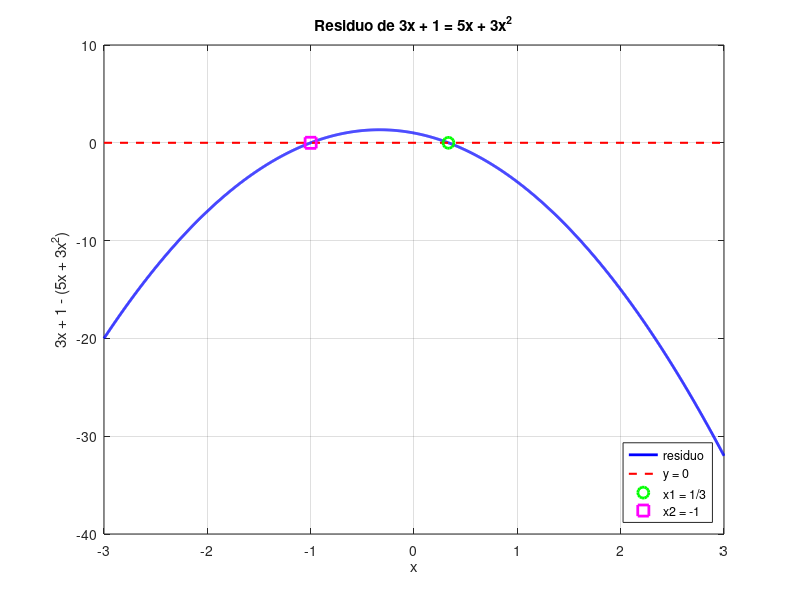

Reproduce this figure in MATLAB.
% 04-ecuacion-segundo-grado.m - Ejercicio 4 de la Guía 1: ecuación de segundo grado.
%
% Problema: "Si al quíntuple de un número se le suma el triple de su cuadrado, se
% obtiene el triple del mismo más 1". Es decir,
%   5x + 3x^2 = 3x + 1
% y hay que armar la ecuación de segundo grado correspondiente y encontrar los
% valores numéricos que cumplen esa condición.
%
% Modelo matemático: llevando todo a un lado,
%   3x^2 + 2x - 1 = 0,      con a = 3, b = 2, c = -1
% Se aplica la fórmula general
%   x1 = (-b + sqrt(b^2 - 4ac)) / (2a)
%   x2 = (-b - sqrt(b^2 - 4ac)) / (2a)
% El discriminante es Delta = b^2 - 4ac = 4 + 12 = 16, que es positivo, así que
% hay dos raíces reales distintas: x1 = 1/3 y x2 = -1.
%
% Verificación: no alcanza con comprobar la ecuación reducida, porque un error
% de signo podría dar por buena una raíz que no la satisface. La condición se
% contrasta sobre la ecuación ORIGINAL, calculando los dos miembros por
% separado: 3x + 1  contra  5x + 3x^2. Los dos miembros tienen que coincidir.
%
% Correcciones respecto de la versión original:
%   - inline y ezplot son legado. Octave 6.4 avisa "inline is obsolete" y en
%     Octave 9 fueron eliminados. Se reemplazan por un function handle @(x) y
%     por fplot.
%   - Se elimina la variable string "y", que quedaba definida y sin usar.
%
% Estructura de la consigna:
%   a) Armar la ecuación de segundo grado a partir del enunciado.
%   b) Calcular las dos raíces.
%   c) Verificarlas sobre la ecuación original y graficar.

clc;

% ----------------------------------------------------------------------
% Datos del problema
% ----------------------------------------------------------------------
% Coeficientes de 3x^2 + 2x - 1 = 0.
a = 3;
b = 2;
c = -1;

% Miembros de la ecuación original, para la verificación.
% Lado izquierdo: "el triple del mismo más 1" es 3x + 1.
% Lado derecho: "el quíntuple más el triple del cuadrado" es 5x + 3x^2.
miembro_izquierdo = @(x) 3 * x + 1;
miembro_derecho = @(x) 5 * x + 3 * x.^2;

% Residuo de la ecuación original, que es lo que se grafica.
residuo = @(x) miembro_izquierdo(x) - miembro_derecho(x);

fprintf('\n========================================================\n');
fprintf('  EJERCICIO 4 - ECUACIÓN DE SEGUNDO GRADO\n');
fprintf('========================================================\n');

% ----------------------------------------------------------------------
% a) Ecuación de segundo grado
% ----------------------------------------------------------------------
fprintf('\n--- a) Ecuación de segundo grado ---\n');
fprintf('Enunciado:  5x + 3x^2 = 3x + 1\n');
fprintf('Reordenando:  3x^2 + 2x - 1 = 0\n');
fprintf('Coeficientes:  a = %g,  b = %g,  c = %g\n', a, b, c);

% ----------------------------------------------------------------------
% b) Cálculo de las raíces
% ----------------------------------------------------------------------
delta = b^2 - 4 * a * c;
fprintf('\n--- b) Cálculo de las raíces ---\n');
fprintf('Discriminante:  Delta = b^2 - 4ac = %g\n', delta);
fprintf('sqrt(Delta) = %g\n', sqrt(delta));

x1 = (-b + sqrt(delta)) / (2 * a);
x2 = (-b - sqrt(delta)) / (2 * a);

fprintf('x1 = (-b + sqrt(Delta)) / (2a) = %s\n', sprintf('%.15f', x1));
fprintf('x2 = (-b - sqrt(Delta)) / (2a) = %s\n', sprintf('%.15f', x2));

% ----------------------------------------------------------------------
% c) Verificación sobre la ecuación original
% ----------------------------------------------------------------------
fprintf('\n--- c) Verificación sobre la ecuación original ---\n');
fprintf('Se evalúan por separado los dos miembros de 5x + 3x^2 = 3x + 1.\n\n');
fprintf('%-6s %-22s %-22s %s\n', 'raíz', '3x + 1', '5x + 3x^2', 'diferencia');
fprintf('%-6s %-22.15f %-22.15f %.3e\n', 'x1', miembro_izquierdo(x1), miembro_derecho(x1), ...
        miembro_izquierdo(x1) - miembro_derecho(x1));
fprintf('%-6s %-22.15f %-22.15f %.3e\n', 'x2', miembro_izquierdo(x2), miembro_derecho(x2), ...
        miembro_izquierdo(x2) - miembro_derecho(x2));

% Las soluciones analíticas, para contrastar.
fprintf('\nSoluciones analíticas:  x1 = 1/3 y x2 = -1\n');
fprintf('Error de x1 contra 1/3: %.3e\n', abs(x1 - 1/3));
fprintf('Error de x2 contra -1 : %.3e\n', abs(x2 + 1));

% ----------------------------------------------------------------------
% c) Gráfico
% ----------------------------------------------------------------------
% Se grafica el residuo 3x + 1 - (5x + 3x^2), que se anula en las raíces.
% fplot evalúa vectores, así que los operadores element-wise son obligatorios.
figure('Name', 'Ejercicio 1 - Ecuación de segundo grado');
fplot(residuo, [-3, 3], 'b-', 'LineWidth', 2);
grid on;
hold on;

% Eje horizontal en y = 0: sus cruces con la curva son las raíces.
plot([-3, 3], [0, 0], 'r--', 'LineWidth', 1.5);
plot(x1, 0, 'go', 'MarkerSize', 8, 'LineWidth', 2);
plot(x2, 0, 'ms', 'MarkerSize', 8, 'LineWidth', 2);

title('Residuo de 3x + 1 = 5x + 3x^2');
xlabel('x');
ylabel('3x + 1 - (5x + 3x^2)');
legend({'residuo', 'y = 0', 'x1 = 1/3', 'x2 = -1'}, 'Location', 'southeast');

hold off;

% ----------------------------------------------------------------------
% Conclusiones
% ----------------------------------------------------------------------
fprintf('\n--- Conclusiones ---\n');
fprintf('Las dos raíces son racionales: x1 = 1/3 y x2 = -1, y satisfacen la\n');
fprintf('ecuación original con una diferencia del orden de la precisión de la\n');
fprintf('máquina, tal como corresponde a operaciones exactas.\n');
fprintf('El enunciado enuncia un problema "de segundo grado" pero no garantiza\n');
fprintf('que tenga dos raíces reales: eso depende del signo del discriminante.\n');
fprintf('Delta > 0 da dos raíces reales distintas, Delta = 0 da una raíz doble y\n');
fprintf('Delta < 0 no tiene soluciones reales.\n');
